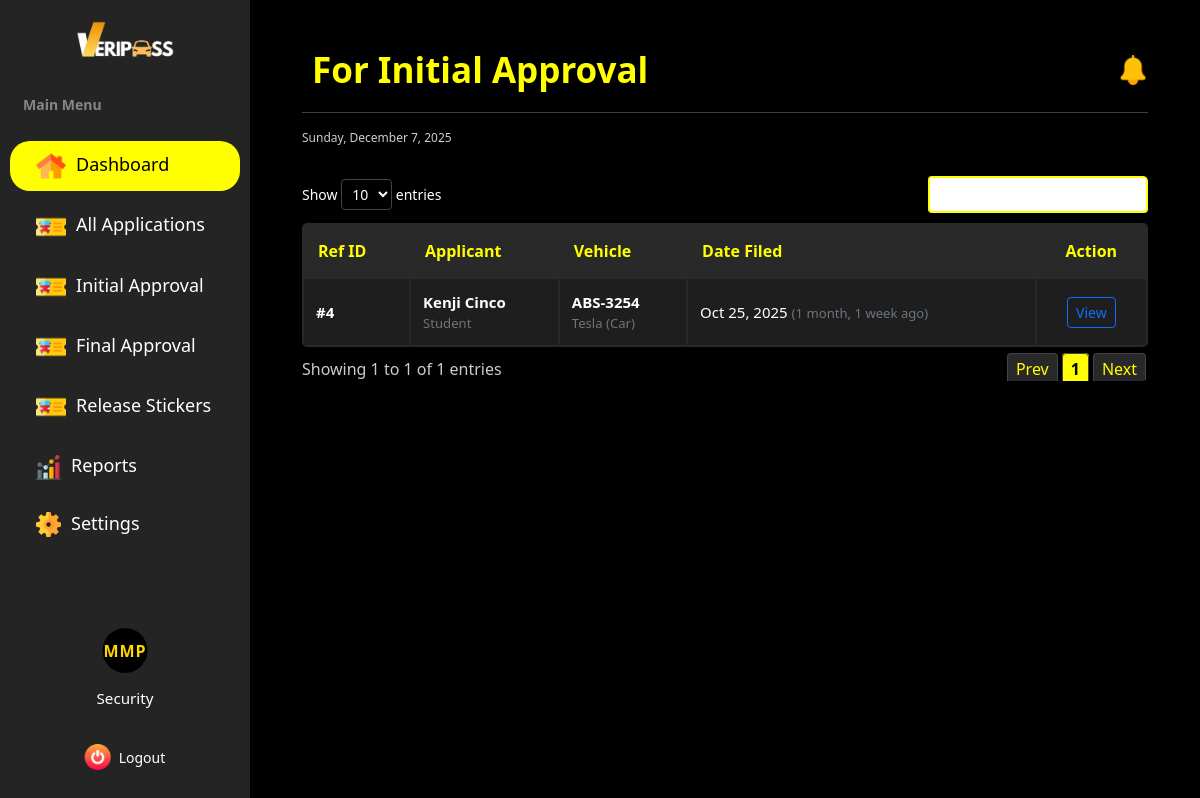
The app's page /dashboard/security/initial-approvals/ (signed in) with its own data.
### vehicle_pass/models.py (models this page shows, shortened)
class BaseModel(models.Model):
    created_at = models.DateTimeField(auto_now_add=True, db_index=True)
    updated_at = models.DateTimeField(auto_now=True)
    class Meta:
        abstract = True

class Registration(BaseModel):
    STATUS_CHOICES = [
        ('no application', 'No Application'),
        ('application submitted', 'Pending Initial Approval (OIC)'),
        ('initial approval', 'Initial Approved (Waiting for GSO Director)'),
        ('approved', 'Approved (Ready for Release)'),
        ('sticker released', 'Vehicle Pass Sticker Released'),
        ('rejected', 'Rejected')
    ]
    registration_number = models.BigAutoField(primary_key=True)
    user = models.ForeignKey(UserProfile, on_delete=models.CASCADE)
    vehicle = models.ForeignKey(Vehicle, on_delete=models.CASCADE)
    files = models.URLField(max_length=255)
    status = models.CharField(max_length=85, choices=STATUS_CHOICES, default='no application')
    remarks = models.TextField(null=True)
    initial_approved_by = models.ForeignKey(SecurityProfile, on_delete=models.CASCADE, related_name='initial_approval', null=True, blank=True)
    final_approved_by = models.ForeignKey(SecurityProfile, on_delete=models.CASCADE, related_name='final_approval', null=True, blank=True)
    date_of_filing = models.DateTimeField(auto_now_add=True)
    sticker_released_date = models.DateField(blank=True, null=True)
    e_signature = models.ImageField(upload_to='signature/')
    printed_name = models.CharField(max_length=125)
    signature_date = models.DateTimeField(null=True, blank=True)

class UserProfile(BaseModel):
    ROLE_CHOICES = [('user', 'User'),
        ('security', 'Security'),
        ('admin', 'Admin')
        ]
    SCHOOL_ROLE_CHOICES = [('student', 'Student'),
                           ('faculty & staff', 'Faculty and Staff'),
                           ('university official', 'University Official')
    ]
    COLLEGE_CHOICES = [('CAD', 'College of Architecture and Design'),
                       ('CAH', 'College of Arts and Humanities'),
                       ('CBA', 'College of Business and Accountancy'),
                       ('CCJE', 'College of Criminal Justice and Education'),
                       ('CoE', 'College of Engineering'),
                       ('CHTM', 'College of Hospitality Management and Tourism'),
                       ('CNHS', 'College of Nursing and Health Sciences'),
                       ('CS', 'College of Sciences'),
                       ('CTE', 'College of Teacher Education'),
    ]
    YEAR_LEVEL_CHOICES = [('first year', 'First Year'),
                          ('second year', 'Second Year'),
                          ('third year', 'Third Year'),
                          ('fourth year', 'Fourth year'),
                          ('fifth year', 'Fifth Year')
    ]
    OFFICE_CHOICES = [
        ('university president', 'University President'),
        ('university president coa', 'University President COA'),
        ('office of the university secretary', 'Office of the University Secretary'),
        ('legal office', 'Legal Office (Data Privacy Office)'),
        ('planning and development office', 'Planning and Development Office'),
        ('office of the internal audit services', 'Office of the Internal Audit Services (QMS)'),
        ('public information office', 'Public Information Office'),
        ('alumni affairs office', 'Alumni Affairs Office'),
        ('academic council', 'Academic Council'),
        ('administrative council', 'Administrative Council'),
        ('research and extension council', 'Research and Extension Council'),
        ('management committee', 'Management Committee'),
        ('university ethics committee', 'University Ethics Committee'),
        ('gender and development office', 'Gender and Development Office'),
        ('international affairs and linkages office', 'International Affairs and Linkages Office'),
        ('office of the vice president for finance and administration', 'Office of the Vice President for Finance and Administration'),
        ('bids and awards committee', 'Bids and Awards Committee'),
        ('administrative management office', 'Administrative Management Office'),
        ('records archives management office', 'Records Archives Management Office'),
        ('human resource management office', 'Human Resource Management Office'),
        ('faculty and staff development unit', 'Faculty and Staff Development Unit'),
        ('health services office', 'Health Services Office'),
        ('management information system information office', 'Management Information System Information Office'),
        ('security office', 'Security Office'),
        ('supply and property management office', 'Supply and Property Management Office'),
        ('disaster risk reduction and management office', 'Disaster Risk Reduction and Management Office'),
        ('project management office', 'Project Management Office'),
        ('general services office', 'General Services Office'),
        ('utility and environmental management office', 'Utility and Environmental Management Office'),
        ('motorpool office', 'Motorpool Office'),
        ('finance management service offices (cfo)', 'Finance Management Service Offices (CFO)'),
        ('accounting office', 'Accounting Office'),
        ('processing unit', 'Processing Unit'),
        ('student accounts & assessment', 'Student Accounts & Assessment'),
        ('financial reporting', 'Financial Reporting'),
        ('budget office', 'Budget Office'),
        ('production services/income generating projects office', 'Production Services/Income Generating Projects Office'),
        ('production', 'Production'),
        ('sifma', 'SIFMA'),
        ('university bookstore', 'University Bookstore'),
        ('auxiliary services - canteen', 'Auxiliary Services - Canteen'),
        ('auxiliary services - hostel', 'Auxiliary Services - Hostel'),
        ('auxiliary services - dormitory', 'Auxiliary Services - Dormitory'),
        ('university printing press', 'University Printing Press'),
        ('procurement office', 'Procurement Office'),
        ('cashiers office', 'Cashier’s Office'),
        ('office of the vice president for research, development and extension', 'Office of the Vice President for Research, Development and Extension'),
        ('university research office', 'University Research Office'),
        ('university extension service office', 'University Extension Service Office'),
        ('intellectual property and technology transfer office', 'Intellectual Property and Technology Transfer Office'),
        ('palawan studies center', 'Palawan Studies Center'),
        ('center for strategy policy and governance', 'Center for Strategy Policy and Governance'),
        ('panrehiyong iv-b sentro ng wikang pilipino', 'Panrehiyong IV-B Sentro ng Wikang Pilipino'),
        ('marine science research center', 'Marine Science Research Center'),
        ('palawan international technology business incubator & startup hub office', 'Palawan International Technology Business Incubator & Startup Hub Office'),
        ('office of the vice president for academic affairs', 'Office of the Vice President for Academic Affairs'),
        ('office of the eteeap', 'Office of the ETEEAP'),
        ('office of the university registrar', 'Office of the University Registrar'),
        ('university quality assurance center', 'University Quality Assurance Center'),
        ('office of the university sports', 'Office of the University Sports'),
        ('office of the curriculum & instructional materials development', 'Office of the Curriculum & Instructional Materials Development'),
        ('office of the student affairs and services', 'Office of the Student Affairs and Services'),
        ('social and cultural affairs (psu band, psu dance troupe, psu singers)', 'Social and Cultural Affairs (PSU Band, PSU Dance Troupe, PSU Singers)'),
        ('office of the university library', 'Office of the University Library'),
        ('psu museum', 'PSU Museum'),
    ]
    WORKPLACE_CHOICES = OFFICE_CHOICES + COLLEGE_CHOICES
    corporate_email = models.EmailField(max_length=50, unique=True)
    password = models.CharField(max_length=128)
    contact = models.CharField(max_length=14)
    lastname = models.CharField(max_length=25)
    firstname = models.CharField(max_length=50)
    middlename = models.CharField(max_length=25, blank=True, null=True)
    suffix = models.CharField(max_length=5, blank=True, null=True)
    address = models.CharField(max_length=100, blank=True, null=True)
    dl_number = models.CharField(max_length=25)
    college = models.CharField(max_length=100, choices=COLLEGE_CHOICES ,blank=True, null=True)
    program = models.CharField(max_length=100, blank=True, null=True)
    year_level = models.CharField(max_length=40, choices=YEAR_LEVEL_CHOICES, blank=True, null=True)
    father_name = models.CharField(max_length=100, blank=True, null=True)
    father_contact = models.CharField(max_length=14, blank=True, null=True)
    father_address = models.CharField(max_length=150, blank=True, null=True)
    mother_name = models.CharField(max_length=100, blank=True, null=True)
    mother_contact =models.CharField(max_length=14, blank=True, null=True)
    mother_address = models.CharField(max_length=150, blank=True, null=True)
    guardian_name = models.CharField(max_length=100, blank=True, null=True)
    guardian_contact = models.CharField(max_length=14, blank=True, null=True)
    guardian_address = models.CharField(max_length=150, blank=True, null=True)
    position = models.CharField(max_length=50, blank=True, null=True)
    workplace = models.CharField(max_length=150, choices=WORKPLACE_CHOICES, blank=True, null=True)
    role = models.CharField(max_length=20, choices=ROLE_CHOICES, default='user', null=True)
    school_role = models.CharField(max_length=20, choices=SCHOOL_ROLE_CHOICES, null=True, blank=True)

class Vehicle(BaseModel):
    VEHICLE_TYPE = [('motor', 'Motor'),
                    ('car', 'Car'),
                    ('van', 'Van')]
    applicant = models.ForeignKey(UserProfile, on_delete=models.CASCADE, null=True, blank=True)
    make_model = models.CharField(max_length=35)
    plate_number = models.CharField(max_length=10, unique=True)
    year_model = models.IntegerField()
    color = models.CharField(max_length=20)
    type = models.CharField(choices=VEHICLE_TYPE, max_length=5)
    engine_number = models.CharField(max_length=25)
    chassis_number = models.CharField(max_length=17)
    or_number = models.CharField(max_length=25)
    cr_number = models.CharField(max_length=25)
    owner_firstname = models.CharField(max_length=45, null=True, blank=True)
    owner_middlename = models.CharField(max_length=45, null=True, blank=True)
    owner_lastname = models.CharField(max_length=45, null=True, blank=True)
    owner_suffix = models.CharField(max_length=5, null=True, blank=True)
    relationship_to_owner = models.CharField(max_length=15, null=True, blank=True)
    contact_number = models.CharField(max_length=14, null=True, blank=True)
    address = models.CharField(max_length=100, null=True, blank=True)

### vehicle_pass/views.py (the view)
# urls.py: path('dashboard/security/initial-approvals/', views.SecurityInitialApprovalView.as_view(), name='security_initial_approvals'),
class SecurityInitialApprovalView(CustomLoginRequiredMixin, ListView):
    model = Registration
    template_name = 'Security/Security_Initial_Approval.html'
    context_object_name = 'applications'
    paginate_by = 20
    def get_queryset(self):
        return Registration.objects.filter(status='application submitted')
    def get_context_data(self, **kwargs):
        context = super().get_context_data(**kwargs)
        context['oic_form'] = OICRecommendForm()
        context['page_title'] = 'For Initial Approval'
        return context

### templates/Security/Security_Initial_Approval.html (shortened to what this page needs)
{% extends "includes/security_sidebar.html" %}
{% load static %}
{% block extra_css %}
    <link rel="stylesheet" href="https://cdn.datatables.net/responsive/2.4.1/css/responsive.dataTables.min.css">
    <link rel="stylesheet" href="{% static 'css/security-dashboard-style.css' %}">
    <link rel="stylesheet" href="{% static 'css/sidebar.css' %}">
{% endblock %}
{% block content %}
<div class="main-content flex-grow-1 ms-uto">
    <div class="container-fluid py-1">
        <div class="d-flex justify-content-between align-items-center">
            <h2 class="title mb-3 mb-md-0">For Initial Approval</h2>
            <div class="d-flex align-items-center gap-3">
                <a href="Announcements.html" class="text-decoration-none position-relative">
                    <img src="{% static 'images/notification.png' %}" alt="Notifications" width="30" height="30">
                </a>
            </div>
        </div>
        <hr>
        <small><span id="date"></span></small>
        <br>
        <section class="table-container">
            <table id="myTable" class="users-table">
                <thead>
                    <tr>
                        <th>Ref ID</th>
                        <th>Applicant</th>
                        <th>Vehicle</th> <th>Date Filed</th>
                        <th class="text-center">Action</th>
                    </tr>
                </thead>
                <tbody>
                    {% for application in applications %}
                    <tr>
                        <td><span class="fw-bold">#{{ application.registration_number }}</span></td>
                        <td>
                            <div class="d-flex flex-column">
                                <span class="fw-bold">{{ application.user.firstname }} {{ application.user.lastname }}</span>
                                <small class="text-secondary">{{ application.user.get_school_role_display|default:application.user.role|title }}</small>
                            </div>
                        </td>
                        <td>
                            <div class="d-flex flex-column">
                                <span class="fw-bold text-uppercase">{{ application.vehicle.plate_number }}</span>
                                <small class="text-secondary">{{ application.vehicle.make_model }} ({{ application.vehicle.type|title }})</small>
                            </div>
                        </td>
                        <td>{{ application.date_of_filing|date:"M d, Y" }} <small class="text-secondary">({{ application.date_of_filing|timesince }} ago)</small></td>
                        <td class="text-center">
                            <div class="d-flex justify-content-center gap-2">
                                <a href="{% url 'security_view_specific_application' application.pk %}" class="btn btn-sm btn-outline-primary">
                                    View
                                </a>
                            </div>
                        </td>
                    </tr>
                    {% endfor %}
                </tbody>
            </table>
        </section>
    </div>
</div>
{% endblock %}

### records on screen
Registration: registration_number "4", user.firstname "Kenji", user.lastname "Cinco", user.school_role "Student", vehicle.plate_number "ABS-3254", vehicle.make_model "Tesla", vehicle.type "Car", date_of_filing "Oct 25, 2025", date_of_filing "1 month, 1 week"

### other values on screen
{{ initials|default:'A' }} "MMP"
